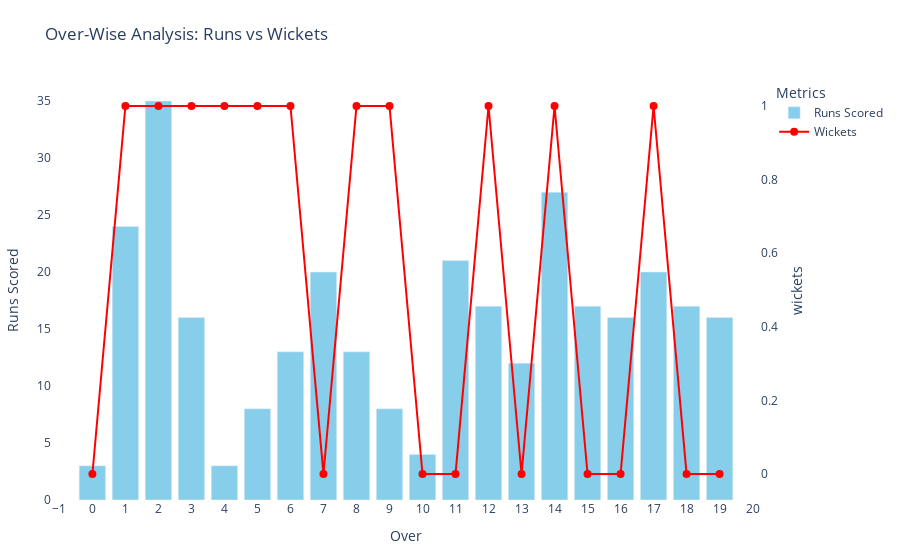

Notebook code cell kept with this figure:
### Markdown cell above
## Correlating Batting Tempo with Wicket Falls
lets compare how runs and wickets fluctuated over each over to understand momentum shifts during the innings

### Code cell
wickets_df = df_copy[df_copy['player_out'].notna()]
wicket_by_over = wickets_df.groupby('over').size().reset_index(name='wickets')
runs_by_over = df_copy.groupby('over')['runs_batter'].sum().reset_index(name='total_runs')

overwise_analysis = pd.merge(runs_by_over, wicket_by_over, on='over', how='left').fillna(0)
fig = go.Figure()

fig.add_trace(go.Bar(
    x=overwise_analysis['over'],
    y=overwise_analysis['total_runs'],
    name='Runs Scored',
    marker_color='skyblue',
    hovertemplate='Over %{x}<br>Runs: %{y}<extra></extra>'
))

fig.add_trace(go.Scatter(
    x=overwise_analysis['over'],
    y=overwise_analysis['wickets'],
    name='Wickets',
    mode='lines+markers',
    marker=dict(color='red', size=8),
    line=dict(width=2, color='red'),
    yaxis='y2',
    hovertemplate='Over %{x}<br>Wickets: %{y}<extra></extra>'
))

fig.update_layout(
    title='Over-Wise Analysis: Runs vs Wickets',
    xaxis=dict(title='Over', tickmode='linear'),
    yaxis=dict(title='Runs Scored'),
    yaxis2=dict(title='wickets', overlaying='y', side='right'),
    legend_title = 'Metrics',
    plot_bgcolor='rgba(0,0,0,0)',
    paper_bgcolor='white',
    margin=dict(l=40, r=40, t=80, b=60),
    hovermode='x unified'
)

fig.show()

### Figure 1 — Plotly figure (JSON) as saved in the notebook; plotly's stock layout.template omitted (floating-point values rounded to 4 significant figures)
{"data": [{"hovertemplate": "Over %{x}<br>Runs: %{y}<extra></extra>", "marker": {"color": "skyblue"}, "name": "Runs Scored", "type": "bar", "x": [0, 1, 2, 3, 4, 5, 6, 7, 8, 9, 10, 11, 12, 13, 14, 15, 16, 17, 18, 19], "y": [3, 24, 35, 16, 3, 8, 13, 20, 13, 8, 4, 21, 17, 12, 27, 17, 16, 20, 17, 16]}, {"hovertemplate": "Over %{x}<br>Wickets: %{y}<extra></extra>", "line": {"color": "red", "width": 2}, "marker": {"color": "red", "size": 8}, "mode": "lines+markers", "name": "Wickets", "type": "scatter", "x": [0, 1, 2, 3, 4, 5, 6, 7, 8, 9, 10, 11, 12, 13, 14, 15, 16, 17, 18, 19], "y": [0, 1, 1, 1, 1, 1, 1, 0, 1, 1, 0, 0, 1, 0, 1, 0, 0, 1, 0, 0], "yaxis": "y2"}], "layout": {"autosize": true, "hovermode": "x unified", "legend": {"title": {"text": "Metrics"}}, "margin": {"b": 60, "l": 40, "r": 40, "t": 80}, "paper_bgcolor": "white", "plot_bgcolor": "rgba(0, 0, 0, 0)", "title": {"text": "Over-Wise Analysis: Runs vs Wickets"}, "xaxis": {"autorange": true, "range": [-1.438, 20.44], "tickmode": "linear", "title": {"text": "Over"}, "type": "linear"}, "yaxis": {"autorange": true, "range": [0, 36.84], "title": {"text": "Runs Scored"}, "type": "linear"}, "yaxis2": {"autorange": true, "overlaying": "y", "range": [-0.08525, 1.085], "side": "right", "title": {"text": "wickets"}, "type": "linear"}}}
